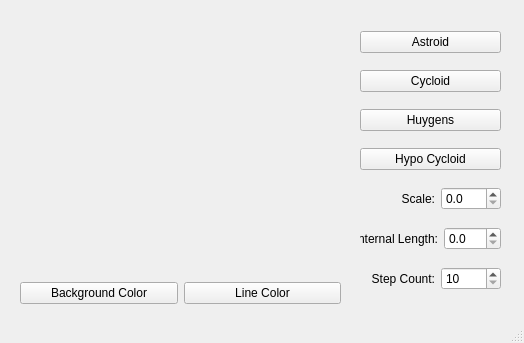
<?xml version="1.0" encoding="UTF-8"?>
<ui version="4.0">
 <class>MainWindow</class>
 <widget class="QMainWindow" name="MainWindow">
  <property name="geometry">
   <rect>
    <x>0</x>
    <y>0</y>
    <width>524</width>
    <height>343</height>
   </rect>
  </property>
  <property name="windowTitle">
   <string>MainWindow</string>
  </property>
  <widget class="QWidget" name="centralwidget">
   <widget class="RenderArea" name="renderArea" native="true">
    <property name="geometry">
     <rect>
      <x>20</x>
      <y>20</y>
      <width>321</width>
      <height>241</height>
     </rect>
    </property>
   </widget>
   <widget class="QWidget" name="">
    <property name="geometry">
     <rect>
      <x>20</x>
      <y>280</y>
      <width>321</width>
      <height>27</height>
     </rect>
    </property>
    <layout class="QHBoxLayout" name="horizontalLayout_5">
     <item>
      <layout class="QHBoxLayout" name="horizontalLayout_2">
       <item>
        <widget class="QPushButton" name="btnBGColor">
         <property name="text">
          <string>Background Color</string>
         </property>
        </widget>
       </item>
       <item>
        <widget class="QPushButton" name="pushButton_2">
         <property name="text">
          <string>Line Color</string>
         </property>
        </widget>
       </item>
      </layout>
     </item>
    </layout>
   </widget>
   <widget class="QWidget" name="">
    <property name="geometry">
     <rect>
      <x>360</x>
      <y>20</y>
      <width>141</width>
      <height>281</height>
     </rect>
    </property>
    <layout class="QVBoxLayout" name="verticalLayout">
     <item>
      <widget class="QPushButton" name="btnAstroid">
       <property name="text">
        <string>Astroid</string>
       </property>
      </widget>
     </item>
     <item>
      <widget class="QPushButton" name="btnCicloid">
       <property name="text">
        <string>Cycloid</string>
       </property>
      </widget>
     </item>
     <item>
      <widget class="QPushButton" name="btnHuygens">
       <property name="text">
        <string>Huygens</string>
       </property>
      </widget>
     </item>
     <item>
      <widget class="QPushButton" name="btnHypoCicloid">
       <property name="text">
        <string>Hypo Cycloid</string>
       </property>
      </widget>
     </item>
     <item>
      <layout class="QHBoxLayout" name="horizontalLayout">
       <item>
        <widget class="QLabel" name="label">
         <property name="text">
          <string>Scale:</string>
         </property>
         <property name="alignment">
          <set>Qt::AlignRight|Qt::AlignTrailing|Qt::AlignVCenter</set>
         </property>
        </widget>
       </item>
       <item>
        <widget class="QDoubleSpinBox" name="spinScale">
         <property name="minimumSize">
          <size>
           <width>0</width>
           <height>0</height>
          </size>
         </property>
         <property name="maximumSize">
          <size>
           <width>60</width>
           <height>16777215</height>
          </size>
         </property>
         <property name="decimals">
          <number>1</number>
         </property>
         <property name="maximum">
          <double>200.000000000000000</double>
         </property>
         <property name="singleStep">
          <double>0.500000000000000</double>
         </property>
        </widget>
       </item>
      </layout>
     </item>
     <item>
      <layout class="QHBoxLayout" name="horizontalLayout_3">
       <item>
        <widget class="QLabel" name="label_2">
         <property name="text">
          <string>Internal Length:</string>
         </property>
         <property name="alignment">
          <set>Qt::AlignRight|Qt::AlignTrailing|Qt::AlignVCenter</set>
         </property>
        </widget>
       </item>
       <item>
        <widget class="QDoubleSpinBox" name="spinLength">
         <property name="minimumSize">
          <size>
           <width>0</width>
           <height>0</height>
          </size>
         </property>
         <property name="maximumSize">
          <size>
           <width>60</width>
           <height>16777215</height>
          </size>
         </property>
         <property name="decimals">
          <number>1</number>
         </property>
         <property name="singleStep">
          <double>0.500000000000000</double>
         </property>
        </widget>
       </item>
      </layout>
     </item>
     <item>
      <layout class="QHBoxLayout" name="horizontalLayout_4">
       <item>
        <widget class="QLabel" name="label_3">
         <property name="text">
          <string>Step Count:</string>
         </property>
         <property name="alignment">
          <set>Qt::AlignRight|Qt::AlignTrailing|Qt::AlignVCenter</set>
         </property>
        </widget>
       </item>
       <item>
        <widget class="QSpinBox" name="spinBox">
         <property name="minimumSize">
          <size>
           <width>0</width>
           <height>0</height>
          </size>
         </property>
         <property name="maximumSize">
          <size>
           <width>60</width>
           <height>16777215</height>
          </size>
         </property>
         <property name="minimum">
          <number>10</number>
         </property>
         <property name="maximum">
          <number>512</number>
         </property>
         <property name="singleStep">
          <number>8</number>
         </property>
        </widget>
       </item>
      </layout>
     </item>
    </layout>
   </widget>
  </widget>
  <widget class="QStatusBar" name="statusbar"/>
 </widget>
 <customwidgets>
  <customwidget>
   <class>RenderArea</class>
   <extends>QWidget</extends>
   <header>renderarea.h</header>
   <container>1</container>
  </customwidget>
 </customwidgets>
 <resources/>
 <connections/>
</ui>
